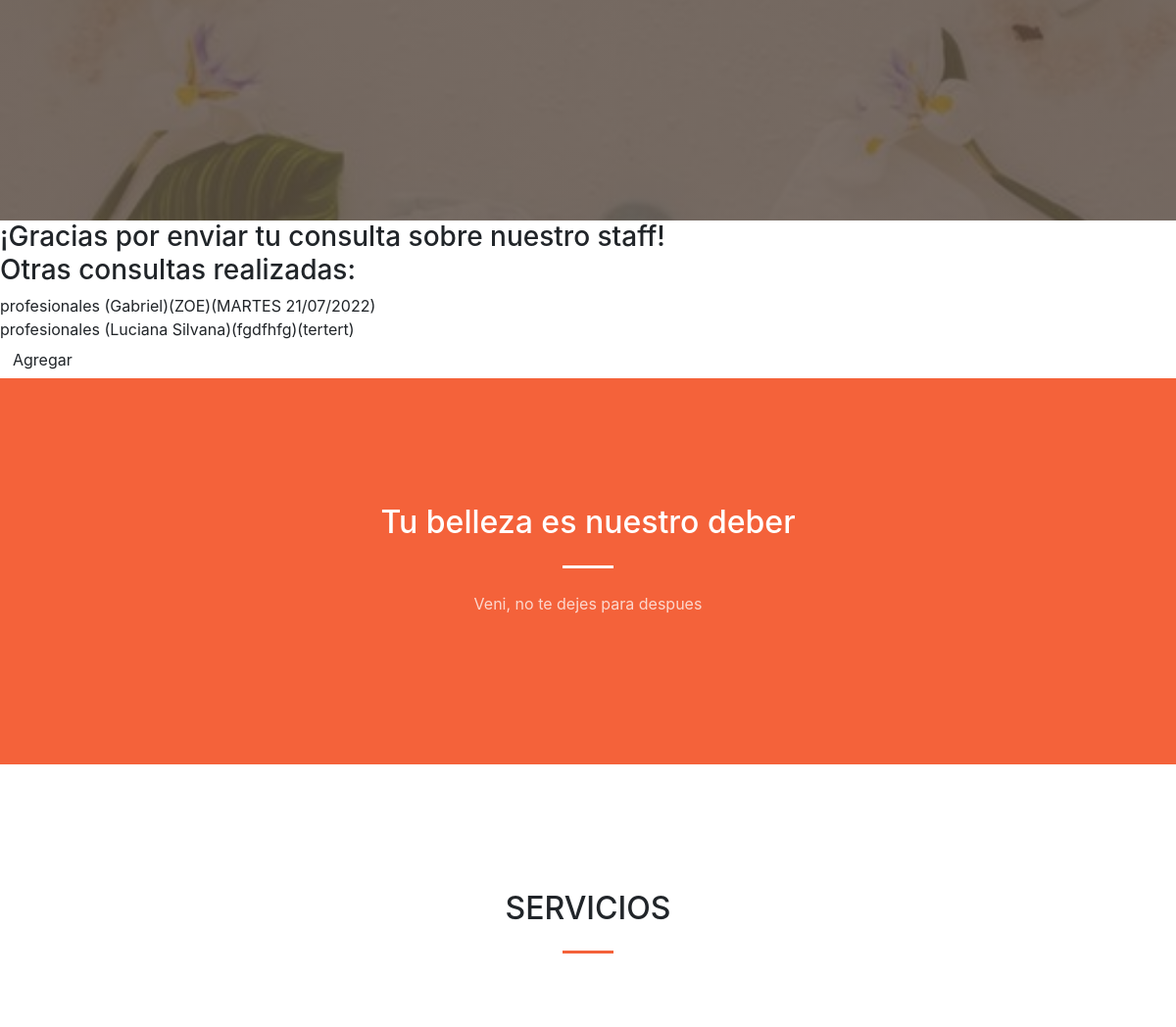
Page /inicio/profesionales (middle part) on the earlier database version.
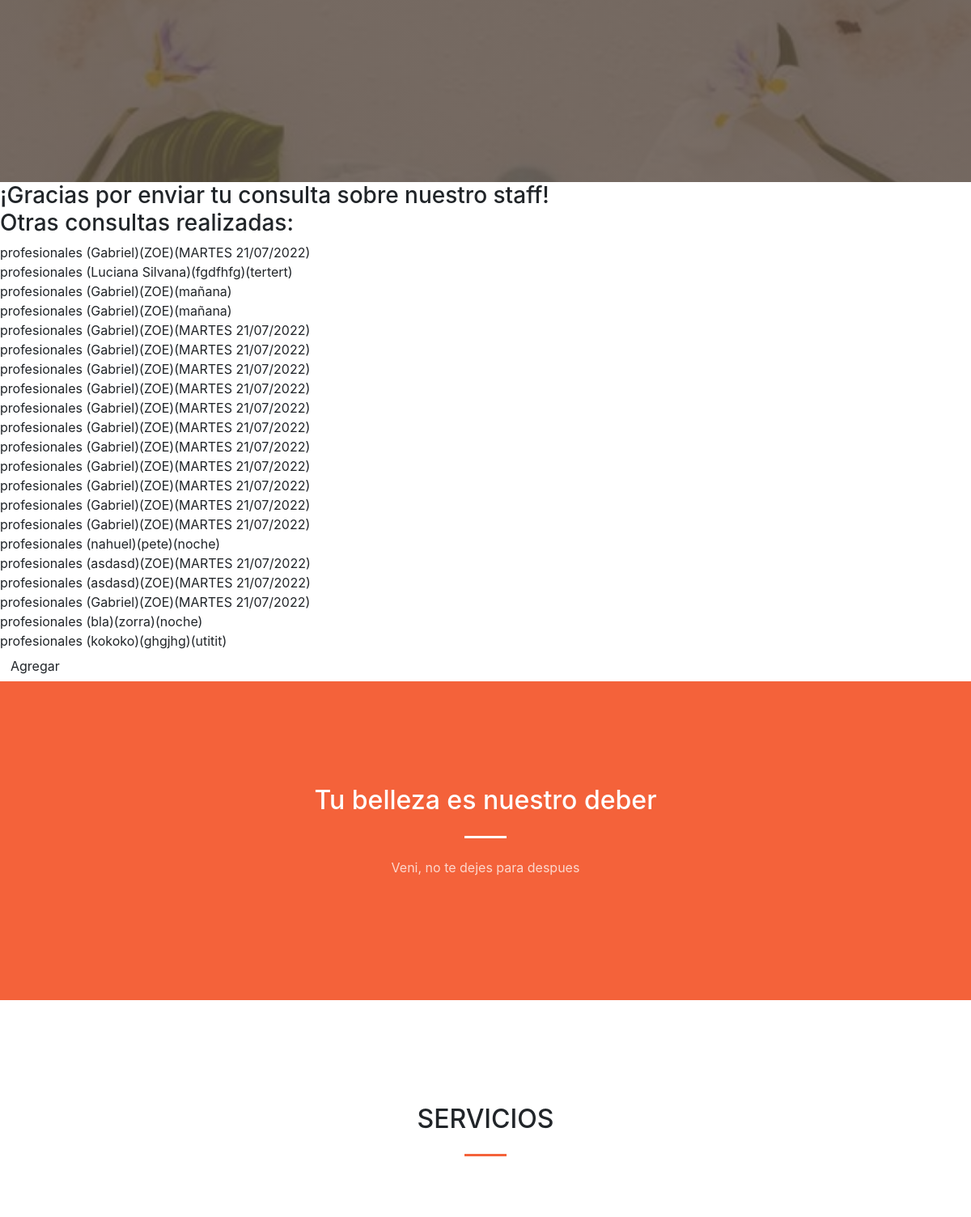
Same page on the later database version.
### AppCoder/models.py (models this page shows)
class Profesionales(Model):
    nombre = CharField(max_length=40)
    nombreDeProfesional = CharField(max_length=40)
    turno = CharField(max_length=40)  #turno tarde o turno mañana
    def __str__ (self) -> str: #formulario
        return f'profesionales ({self.nombre})({self.nombreDeProfesional})({self.turno})'

### AppCoder/views.py (the view)
# urls.py: path('profesionales', ProfesionalesListView.as_view(), name='profesionales'),
class ProfesionalesListView(AvatarView, ListView):
     model =  Profesionales
     template_name = "AppCoder/profesionales.html"
     context_object_name = 'profesional'

### AppCoder/views.py (called while the page is built)
      def get_context_data(self, **kwargs):
          contexto = super().get_context_data(**kwargs)
          if self.request.user.is_authenticated:
              contexto['avatar_url'] = Avatar.objects.filter(user=self.request.user).last().imagen.url
          return contexto

### templates/AppCoder/profesionales.html (shortened to what this page needs)
{% extends 'AppCoder/padre.html' %}
{% block contenidoQueCambia %}
    <h3> ¡Gracias por enviar tu consulta sobre nuestro staff!
        <br>
        Otras consultas realizadas:
        <br>
    </h3>
    {% for profesional in profesional %}
        {{ profesional }}
        <br>
    {% endfor %}
        <a class="btn -primary" href="{% url 'profesionales_formulario' %}">Agregar<a/>
{% endblock %}

### templates/AppCoder/padre.html (shortened to what this page needs)
<!DOCTYPE html>
<html lang="en">
    <head>
    {% load static %}
        <link href="https://cdn.jsdelivr.net/npm/bootstrap-icons@1.5.0/font/bootstrap-icons.css" rel="stylesheet" />
        <link href="https://cdnjs.cloudflare.com/ajax/libs/SimpleLightbox/2.1.0/simpleLightbox.min.css" rel="stylesheet" />
        <link href="{% static 'AppCoder/css/styles.css' %}" rel="stylesheet" />
    </head>
    <body id="page-top">
        <header class="masthead">
            <div class="container px-4 px-lg-5 h-100">
                <div class="row gx-4 gx-lg-5 h-100 align-items-center justify-content-center text-center">
                </div>
            </div>
        </header>
        {% block contenidoQueCambia %}{% endblock %}
        <section class="page-section bg-primary" id="about">
            <div class="container px-4 px-lg-5">
                <div class="row gx-4 gx-lg-5 justify-content-center">
                    <div class="col-lg-8 text-center">
                        <h2 class="text-white mt-0">Tu belleza es nuestro deber</h2>
                        <hr class="divider divider-light" />
                        <p class="text-white-75 mb-4">Veni, no te dejes para despues</p>
                    </div>
                </div>
            </div>
        </section>
        <section class="page-section" id="services">
            <div class="container px-4 px-lg-5">
                <h2 class="text-center mt-0">SERVICIOS</h2>
                <hr class="divider" />
                <div class="row gx-4 gx-lg-5">
                    <div class="col-lg-3 col-md-6 text-center">
                    </div>
                    <div class="col-lg-3 col-md-6 text-center">
                    </div>
                    <div class="col-lg-3 col-md-6 text-center">
                    </div>
                    <div class="col-lg-3 col-md-6 text-center">
                    </div>
                </div>
            </div>
        </section>
    </body>
</html>

Differences in the rows shown:
added Profesionales: nombre+nombreDeProfesional+turno "profesionales (Gabriel)(ZOE)(mañana)"
added Profesionales: nombre+nombreDeProfesional+turno "profesionales (Gabriel)(ZOE)(mañana)"
added Profesionales: nombre+nombreDeProfesional+turno "profesionales (Gabriel)(ZOE)(MARTES 21/07/2022)"
added Profesionales: nombre+nombreDeProfesional+turno "profesionales (Gabriel)(ZOE)(MARTES 21/07/2022)"
added Profesionales: nombre+nombreDeProfesional+turno "profesionales (Gabriel)(ZOE)(MARTES 21/07/2022)"
added Profesionales: nombre+nombreDeProfesional+turno "profesionales (Gabriel)(ZOE)(MARTES 21/07/2022)"
added Profesionales: nombre+nombreDeProfesional+turno "profesionales (Gabriel)(ZOE)(MARTES 21/07/2022)"
added Profesionales: nombre+nombreDeProfesional+turno "profesionales (Gabriel)(ZOE)(MARTES 21/07/2022)"
added Profesionales: nombre+nombreDeProfesional+turno "profesionales (Gabriel)(ZOE)(MARTES 21/07/2022)"
added Profesionales: nombre+nombreDeProfesional+turno "profesionales (Gabriel)(ZOE)(MARTES 21/07/2022)"
added Profesionales: nombre+nombreDeProfesional+turno "profesionales (Gabriel)(ZOE)(MARTES 21/07/2022)"
added Profesionales: nombre+nombreDeProfesional+turno "profesionales (Gabriel)(ZOE)(MARTES 21/07/2022)"
added Profesionales: nombre+nombreDeProfesional+turno "profesionales (Gabriel)(ZOE)(MARTES 21/07/2022)"
added Profesionales: nombre+nombreDeProfesional+turno "profesionales (nahuel)(pete)(noche)"
added Profesionales: nombre+nombreDeProfesional+turno "profesionales (asdasd)(ZOE)(MARTES 21/07/2022)"
added Profesionales: nombre+nombreDeProfesional+turno "profesionales (asdasd)(ZOE)(MARTES 21/07/2022)"
added Profesionales: nombre+nombreDeProfesional+turno "profesionales (Gabriel)(ZOE)(MARTES 21/07/2022)"
added Profesionales: nombre+nombreDeProfesional+turno "profesionales (bla)(zorra)(noche)"
added Profesionales: nombre+nombreDeProfesional+turno "profesionales (kokoko)(ghgjhg)(utitit)"
